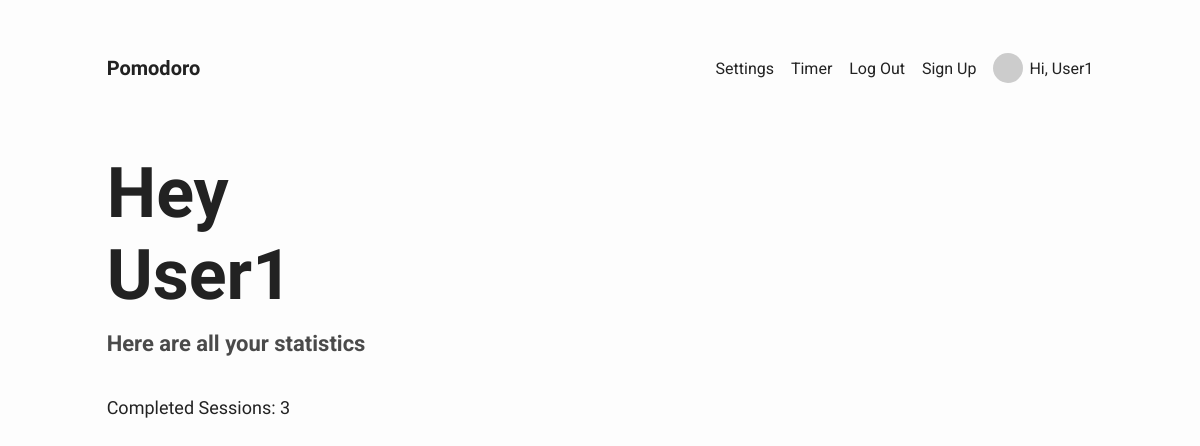
The app's page /profile (signed in), older data.
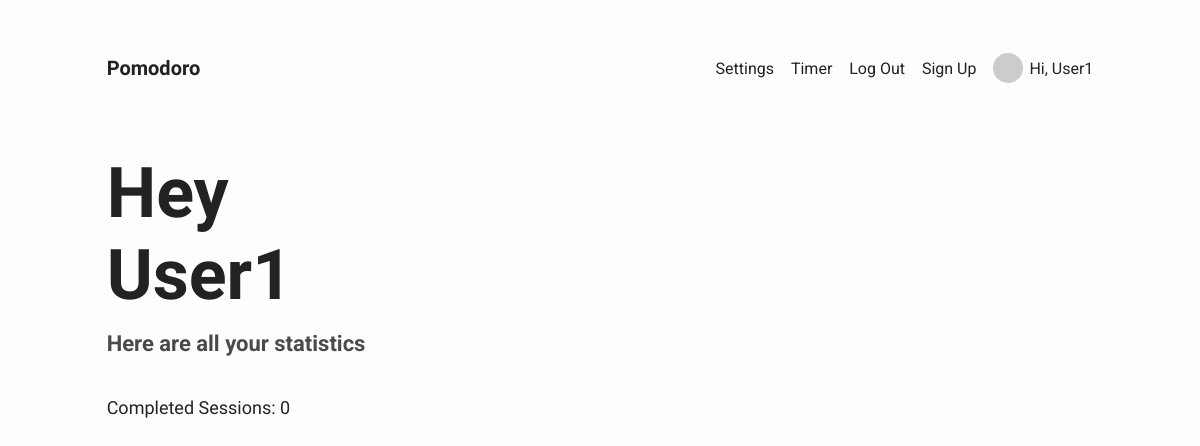
The same page, newer data.
### app/models.py (models this page shows, shortened)
class User(UserMixin, db.Model):
    id = db.Column(db.Integer, primary_key=True)
    username = db.Column(db.String(64), index=True, unique=True)
    email = db.Column(db.String(120), index=True, unique=True)
    password_hash = db.Column(db.String(128))
    sessions = db.Column(db.Integer())
    type_of_break = db.Column(db.String(140), index=True, unique=True)
    time = db.Column(db.Integer())
    break_time = db.Column(db.Integer())
    def avatar(self, size):
        digest = md5(self.email.lower().encode('utf-8')).hexdigest()
        return 'https://www.gravatar.com/avatar/{}?d=identicon&s={}'.format(
            digest, size)

### app/main/routes.py (the view)
@bp.route('/profile')
def profile():
    return render_template('profile.html', user=current_user)

### app/models.py (called while the page is built)
@login.user_loader
def load_user(id):
    return User.query.get(int(id))

### app/templates/profile.html
{% extends 'base.html' %}
{% block content %}
    <div class="profile-container">
        <div class="text">
             <h1>Hey {{ current_user.username.title() }}</h1>
            <h2>Here are all your statistics</h2>
            {% if current_user.sessions == None %}
            <p>Completed Sessions: 0</p>
            {% else %}
            <p>Completed Sessions: {{ current_user.sessions }}</p>
            {% endif %}
        </div>
    </div>
{% endblock %}

### app/templates/base.html (shortened to what this page needs)
<!DOCTYPE html>
<html lang="en">
<head>
    <link rel="stylesheet" href="{{ url_for('static', filename='style.css') }}">
</head>
<body>
    <nav>
        <a class="nav-title" href="{{ url_for('main.index') }}">Pomodoro</h1>
        {% if current_user.is_authenticated %}
        <div class="links nav-large-links">
        {% else  %}
        <div class="links nav-small-links">
        {% endif %}
            <a href="{{ url_for('main.settings') }}">Settings</a>
            {% if current_user.is_authenticated %}
            <a href="{{ url_for('main.timer', type_of_timer="work") }}">Timer</a>
            {% endif %}
            {% if current_user.is_anonymous %}
            <a href="{{ url_for('auth.login') }}">Log In</a>
            {% else %}
            <a href="{{ url_for('auth.logout') }}">Log Out</a>
            {% endif %}
            <a href="{{ url_for('auth.signup') }}">Sign Up</a>
            {% if current_user.is_authenticated %}
            <a href="{{ url_for('main.profile') }}" class="profile">
                 <img class="profile-img" src="{{ current_user.avatar(128) }}">
                 <span>Hi, {{ current_user.username.title() }}</a>
            </a>
            {% endif %}
    </nav>
    {% block content %}{% endblock %}
</body>
</html>

Row changes from the older to the newer data that the page shows:
changed User "User1": sessions "3" → "0"
